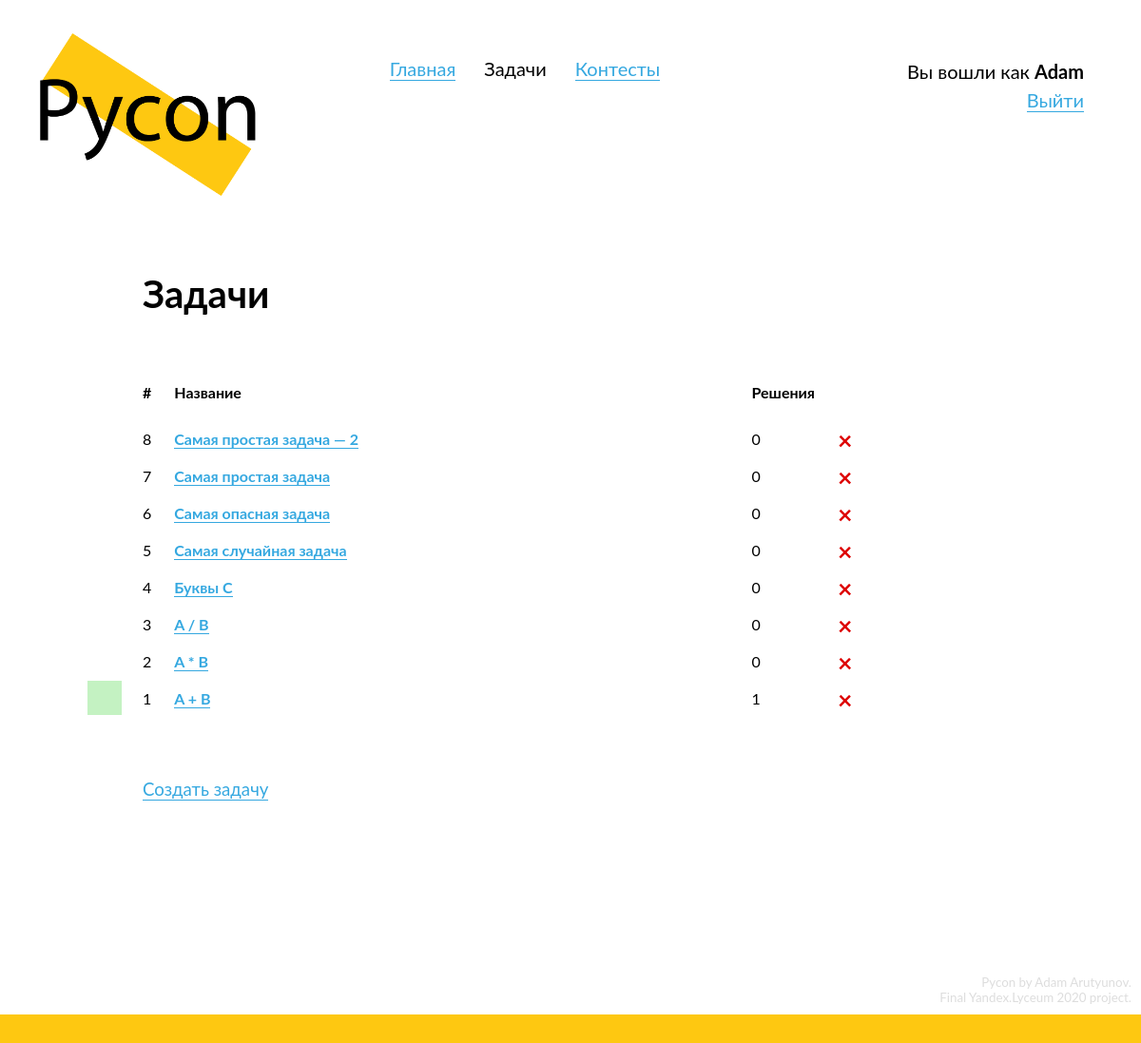
Page /problems (signed in) on the committed database.
### data/models/user.py (models this page shows, shortened)
class User(SqlAlchemyBase, UserMixin, SerializerMixin):
    __tablename__ = 'users'
    id = Column(Integer, primary_key=True, autoincrement=True)
    login = Column(String, nullable=True)
    email = Column(String, index=True, unique=True, nullable=False)
    hashed_password = Column(String, nullable=True)
    role = Column(Integer, default=0)
    submissions = orm.relation("Submission", back_populates='submitter')
    problems = orm.relation('UserToProblem', back_populates='user')
    contests = orm.relation('UserToContest', back_populates='user')
    def is_admin(self):
        if self.role == 1:
            return True
        return False
    @property
    def solved_problems(self):
        return list(map(lambda x: x.problem, filter(lambda x: x.solved, self.problems)))
    @property
    def unsolved_problems(self):
        return list(map(lambda x: x.problem, filter(lambda x: not x.solved, self.problems)))

### data/models/problem.py (models this page shows, shortened)
class Problem(SqlAlchemyBase, SerializerMixin):
    __tablename__ = 'problems'
    id = Column(Integer, primary_key=True, autoincrement=True)
    name = Column(String, nullable=True)
    situation = Column(String, nullable=False)
    input_data = Column(String, nullable=True)
    output_data = Column(String, nullable=True)
    tests = orm.relation("Test", back_populates='problem')
    time_limit = Column(Integer, nullable=True)
    memory_limit = Column(Integer, nullable=True)
    @property
    def users_solved(self):
        return list(map(lambda x: x.user, filter(lambda x: x.solved, self.users)))

### Pycon.py (the view)
@app.route('/problems')
def problems():
    session = db_session.create_session()
    problems = session.query(Problem).order_by(Problem.id.desc()).all()
    return render_template('problems.html', title="Задачи",
                           problems=problems)

### Pycon.py (called while the page is built)
@login_manager.user_loader
def load_user(user_id):
    session = db_session.create_session()
    return session.query(User).get(user_id)

### data/db_session.py (called while the page is built)
def create_session() -> Session:
    global __scoped_session
    return __scoped_session

### templates/problems.html (shortened to what this page needs)
{% extends "base.html" %}
{% block content %}
  <div class="content-header">
    <h2>
      Задачи
    </h2>
  </div>
  <div class="content-block">
    {% if problems %}
      <table class="submissions-table">
        <tr>
          <th class="id-td">
            <span>
              #
            </span>
          </th>
          <th class="problemname-td">
            <span>
              Название
            </span>
          </th>
          <th class="solutions-td">
            <span>
              Решения
            </span>
          </th>
        </tr>
        {% for problem in problems %}
          <tr>
              <td class="id-td">
              {% if problem in current_user.solved_problems %}
                <div class="problem-status solved-problem-div">
              {% elif problem in current_user.unsolved_problems %}
                <div class="problem-status unsolved-problem-div">
              {% endif %}
              </div>
              {{ problem.id }}
            </td>
            <td class="problemname-td">
              <a href="/problems/{{ problem.id }}">{{ problem.name }}</a>
            </td>
            <td class="solutions-td">
              {{ problem.users_solved|length }}
            </td>
            {% if current_user.is_authenticated and current_user.is_admin() %}
              <td class="id-td">
                <a class="alert-danger delete-button" href="/problems/{{ problem.id }}/delete">
                  ×
                </a>
              </td>
            {% endif %}
          </tr>
        {% endfor %}
    {% endif %}
  {% if current_user.is_authenticated and current_user.is_admin() %}
    <div class="normal-block" id="admin-features">
      <a href="/problems/create" class="list">
        Создать задачу
      </a>
    </div>
  {% endif %}
{% endblock %}

### templates/base.html (shortened to what this page needs)
<!doctype html>
<html lang="en">
  <head>
      <link rel="stylesheet" type="text/css" href="/static/css/style.css">
      <link href="/static/css/codemirror.css" rel="stylesheet">
  </head>
<body>
  <header>
      <a href="/" style="border: none;">
        <div id="logo">
          <img src="/static/img/logo.png">
        </div>
      </a>
      <div id="header-links">
      </div>
      <div id="login-block">
        {% if current_user.is_authenticated %}
          Вы вошли как <b>{{ current_user.login }}</b><br>
        {% else %}
          <script>
            document.write(`<a href="/login?next=${path}">Войти</a><br>`)
          </script>
          <a href="/register">Зарегистрироваться</a>
        {% endif %}
      </div>
  </header>
  <main role="main" id="main">
      {% block content %}{% endblock %}
  </main>
  <footer>
    <div id="credits">
      Pycon by Adam Arutyunov.<br>
      Final Yandex.Lyceum 2020 project.<br>
    </div>
    <div id="footer-div"></div>
  </footer>
</body>
</html>

### static/css/style.css (style rules this page uses)
* { margin: 0; padding: 0; position: relative; }
html { height: 100%; }
:root { --primary-color: #FEC811; --light-grey: #D0D0D0; --very-light-grey: #ECECEC; }
body { position: relative; font-family: "Lato"; font-size: 14pt; min-height: 100%; }
img { width: 100%; }
footer { position: absolute; bottom: 0; width: 100%; }
a { text-decoration: none; color: #35A8E0; border-bottom: 1px solid #35A8E0; }
a.alert-danger { border-color: #DD0000; }
a.list { margin: 5px 0; display: inline-block; }
h2 { font-size: 30pt; margin-bottom: 50px; }
td, th { position: relative; vertical-align: top; border: none; }
th { padding-bottom: 10px; text-align: left; font-weight: bold; }
table { border: none; border-spacing: 2vw 20px; margin-left: -2vw; width: 100%; font-size: 12pt; }
table a { font-weight: bold; }
.content-block { margin-top: 25px; margin-bottom: 50px; }
.content-header { margin-bottom: 50px; }
.alert-danger { color: #DD0000; }
.normal-block { margin: 50px 0; }
.id-td { width: 1px; overflow: visible; }
.solutions-td { width: 1px; }
.delete-button { border: none; position: absolute; top: -5px; font-size: 20pt; }
.problem-status { position: absolute; z-index: -1; width: 36px; height: 36px; left: -58px; top: -9px; }
.solved-problem-div { background-color: #C4F2C2; }
#login-block { display: inline-block; vertical-align: top; margin-top: 60px; float: right; margin-right: 60px; text-align: right; font-size: 15pt; line-height: 1.5; }
#footer-div { height: 30px; background-color: var(--primary-color); }
#credits { font-size: 10pt; color: #DDD; margin: 10px; text-align: right; }
#logo { width: 20%; margin-left: 35px; margin-top: 35px; display: inline-block; }
#main { margin-top: 75px; margin-left: 150px; width: 65%; min-width: 600px; padding-bottom: 200px; }
#header-links { display: inline-block; margin-left: 130px; margin-top: 60px; vertical-align: top; font-size: 15pt; }

### rows in the picture
User: login "Adam"
Problem: id "8", name "Самая простая задача — 2", users_solved|length "0"
Problem: id "7", name "Самая простая задача", users_solved|length "0"
Problem: id "6", name "Самая опасная задача", users_solved|length "0"
Problem: id "5", name "Самая случайная задача", users_solved|length "0"
Problem: id "4", name "Буквы C", users_solved|length "0"
Problem: id "3", name "A / B", users_solved|length "0"
Problem: id "2", name "A * B", users_solved|length "0"
Problem: id "1", name "A + B", users_solved|length "1"
